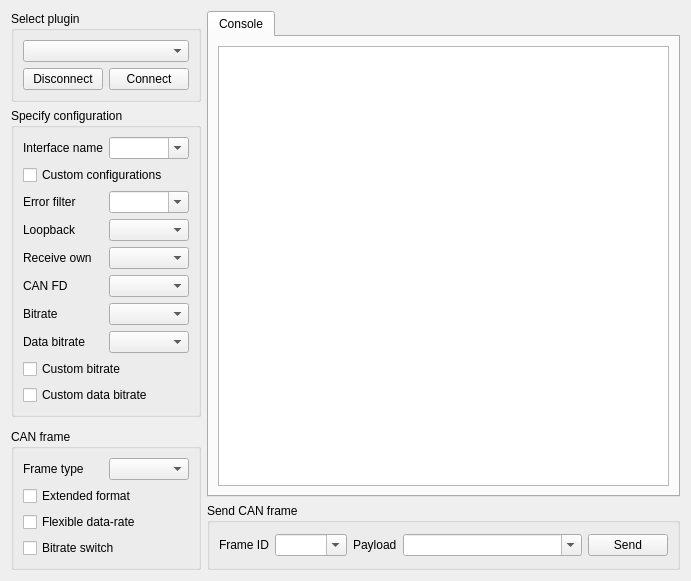
<?xml version="1.0" encoding="UTF-8"?>
<ui version="4.0">
 <class>SAKCanBusDebugger</class>
 <widget class="QWidget" name="SAKCanBusDebugger">
  <property name="geometry">
   <rect>
    <x>0</x>
    <y>0</y>
    <width>691</width>
    <height>443</height>
   </rect>
  </property>
  <property name="windowTitle">
   <string>CAN Studio</string>
  </property>
  <layout class="QGridLayout" name="gridLayout_2">
   <item row="4" column="0" rowspan="2">
    <widget class="QGroupBox" name="groupBox_4">
     <property name="title">
      <string>CAN frame</string>
     </property>
     <layout class="QGridLayout" name="gridLayout_4">
      <item row="3" column="0" colspan="2">
       <widget class="QCheckBox" name="bitrateSwitchCheckBox">
        <property name="text">
         <string>Bitrate switch</string>
        </property>
       </widget>
      </item>
      <item row="0" column="0">
       <widget class="QLabel" name="label_9">
        <property name="text">
         <string>Frame type</string>
        </property>
       </widget>
      </item>
      <item row="2" column="0" colspan="2">
       <widget class="QCheckBox" name="flexibleDataRateCheckBox">
        <property name="text">
         <string>Flexible data-rate</string>
        </property>
       </widget>
      </item>
      <item row="0" column="1">
       <widget class="QComboBox" name="frameTypeComboBox"/>
      </item>
      <item row="1" column="0" colspan="2">
       <widget class="QCheckBox" name="extendedFormatCheckBox">
        <property name="text">
         <string>Extended format</string>
        </property>
       </widget>
      </item>
     </layout>
    </widget>
   </item>
   <item row="5" column="1">
    <widget class="QGroupBox" name="groupBox_2">
     <property name="title">
      <string>Send CAN frame</string>
     </property>
     <layout class="QHBoxLayout" name="horizontalLayout">
      <item>
       <widget class="QLabel" name="label">
        <property name="text">
         <string>Frame ID</string>
        </property>
       </widget>
      </item>
      <item>
       <widget class="QComboBox" name="frameIdComboBox">
        <property name="editable">
         <bool>true</bool>
        </property>
       </widget>
      </item>
      <item>
       <widget class="QLabel" name="label_2">
        <property name="text">
         <string>Payload</string>
        </property>
       </widget>
      </item>
      <item>
       <widget class="QComboBox" name="payloadComboBox">
        <property name="sizePolicy">
         <sizepolicy hsizetype="Expanding" vsizetype="Fixed">
          <horstretch>0</horstretch>
          <verstretch>0</verstretch>
         </sizepolicy>
        </property>
        <property name="editable">
         <bool>true</bool>
        </property>
       </widget>
      </item>
      <item>
       <widget class="QPushButton" name="sendPushButton">
        <property name="text">
         <string>Send</string>
        </property>
       </widget>
      </item>
     </layout>
    </widget>
   </item>
   <item row="2" column="0">
    <spacer name="verticalSpacer">
     <property name="orientation">
      <enum>Qt::Vertical</enum>
     </property>
     <property name="sizeHint" stdset="0">
      <size>
       <width>20</width>
       <height>40</height>
      </size>
     </property>
    </spacer>
   </item>
   <item row="0" column="1" rowspan="5">
    <widget class="QTabWidget" name="tabWidget">
     <property name="currentIndex">
      <number>0</number>
     </property>
     <widget class="QWidget" name="tab">
      <attribute name="title">
       <string>Console</string>
      </attribute>
      <layout class="QVBoxLayout" name="verticalLayout">
       <item>
        <widget class="QTextBrowser" name="textBrowser"/>
       </item>
      </layout>
     </widget>
    </widget>
   </item>
   <item row="0" column="0">
    <widget class="QGroupBox" name="groupBox">
     <property name="title">
      <string>Select plugin</string>
     </property>
     <layout class="QGridLayout" name="gridLayout">
      <item row="0" column="0" colspan="2">
       <widget class="QComboBox" name="pluginComboBox"/>
      </item>
      <item row="1" column="0">
       <widget class="QPushButton" name="disconnectPushButton">
        <property name="text">
         <string>Disconnect</string>
        </property>
       </widget>
      </item>
      <item row="1" column="1">
       <widget class="QPushButton" name="connectPushButton">
        <property name="text">
         <string>Connect</string>
        </property>
       </widget>
      </item>
     </layout>
    </widget>
   </item>
   <item row="1" column="0">
    <widget class="QGroupBox" name="groupBox_3">
     <property name="minimumSize">
      <size>
       <width>0</width>
       <height>0</height>
      </size>
     </property>
     <property name="title">
      <string>Specify configuration</string>
     </property>
     <layout class="QGridLayout" name="gridLayout_3">
      <item row="10" column="0" colspan="2">
       <widget class="QCheckBox" name="customDataBitrateCheckBox">
        <property name="text">
         <string>Custom data bitrate</string>
        </property>
       </widget>
      </item>
      <item row="8" column="1">
       <widget class="QComboBox" name="dataBitrateComboBox"/>
      </item>
      <item row="7" column="1">
       <widget class="QComboBox" name="bitrateComboBox"/>
      </item>
      <item row="9" column="0" colspan="2">
       <widget class="QCheckBox" name="customBitrateCheckBox">
        <property name="text">
         <string>Custom bitrate</string>
        </property>
       </widget>
      </item>
      <item row="2" column="1">
       <widget class="QComboBox" name="errorFilterComboBox">
        <property name="editable">
         <bool>true</bool>
        </property>
       </widget>
      </item>
      <item row="6" column="0">
       <widget class="QLabel" name="label_8">
        <property name="text">
         <string>CAN FD</string>
        </property>
       </widget>
      </item>
      <item row="3" column="0">
       <widget class="QLabel" name="label_4">
        <property name="text">
         <string>Loopback</string>
        </property>
       </widget>
      </item>
      <item row="7" column="0">
       <widget class="QLabel" name="label_7">
        <property name="text">
         <string>Bitrate</string>
        </property>
       </widget>
      </item>
      <item row="0" column="1">
       <widget class="QComboBox" name="interfaceNameComboBox">
        <property name="editable">
         <bool>true</bool>
        </property>
       </widget>
      </item>
      <item row="3" column="1">
       <widget class="QComboBox" name="loopbackComboBox"/>
      </item>
      <item row="0" column="0">
       <widget class="QLabel" name="label_6">
        <property name="text">
         <string>Interface name</string>
        </property>
       </widget>
      </item>
      <item row="6" column="1">
       <widget class="QComboBox" name="canFdComboBox"/>
      </item>
      <item row="8" column="0">
       <widget class="QLabel" name="label_10">
        <property name="text">
         <string>Data bitrate</string>
        </property>
       </widget>
      </item>
      <item row="4" column="1">
       <widget class="QComboBox" name="receivOwnComboBox"/>
      </item>
      <item row="4" column="0">
       <widget class="QLabel" name="label_5">
        <property name="text">
         <string>Receive own</string>
        </property>
       </widget>
      </item>
      <item row="2" column="0">
       <widget class="QLabel" name="label_3">
        <property name="text">
         <string>Error filter</string>
        </property>
       </widget>
      </item>
      <item row="1" column="0" colspan="2">
       <widget class="QCheckBox" name="customConfigurationCheckBox">
        <property name="text">
         <string>Custom configurations</string>
        </property>
       </widget>
      </item>
     </layout>
    </widget>
   </item>
  </layout>
 </widget>
 <resources/>
 <connections/>
</ui>
